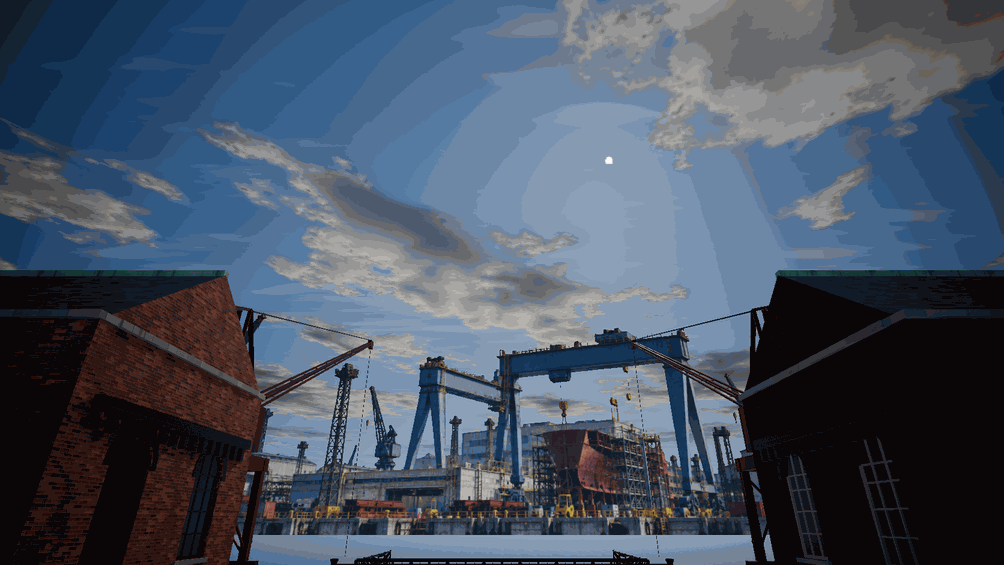
#> input picture Tools/lowtide_bridge_source.png, 1004 x 565 px
$ python lowtide_bridge.py --source ../output/lowtide/sky-pass/lowtide_cloud_drift.gif
#> lines starting #> are read from the running program, lines starting #| are printed output that depends on the picture
### Tools/building_textures.py
"""
Materials for Ridgeback's buildings, drawn from scratch with numpy and PIL like the ground's (Tools/terrain_textures.py,
whose tileable noise this borrows): lime render, whitewash, concrete, floorboards, quarry tiles, clay roof tiles,
painted wood, board shutters, brick and galvanised metal. Every map tiles.

Belltower (Tools/belltower_map.py) adds dressed stone, rubble walls, granite setts, flagstones, window glass, striped
awning canvas, sandbags, corrugated sheet, a roller shutter, painted iron, verdigris copper, raw planks, still water and a
clock face, more render colours, and the ground (gravel, soil, grass and rock) made from the terrain's own maps.

    python Tools/building_textures.py [name ...] [--sheet <png>]

- Writes Assets/materials/buildings/<texture>_normal.png and _rough.png, then a _color.png and a .vmat
  (shaders/complex.shader) for each of the texture's paints (PAINTS): the render comes in the walls' ochre and a pale
  trim colour, the painted wood in white, brown and green.
- A texture repeats every TILE_UNITS[texture] units. The buildings' UVs (Tools/ridgeback_buildings.py) are world-scale,
  so a brick is a brick's size on any wall.
- Normals are OpenGL style (green up the picture), as s&box's model shader reads them. Pictures run down the wall:
  row 0 is the top, so rain streaks and roof tile edges point the right way.
- Cavities (mortar, board gaps, the shadow under a roof tile's edge) are darkened in the colour itself, since the
  model shader gets no ambient occlusion map from these.
- The clock face is a decal (DECALS): drawn once over the picture and mapped whole onto its polygon.
- glass_clear is the Town House's see-through window glass, a decal mapped once across each pane, on glass.shader
  instead (SEE_THROUGH). Belltower's "glass" is opaque, for shut windows nobody sees into.
- --sheet writes each paint tiled 2x2 and lit from the top left, beside its height map, for checking.
"""
import argparse
import math
from pathlib import Path

import numpy as np
from PIL import Image, ImageDraw
from scipy import ndimage

import terrain_textures as T

ROOT = Path( __file__ ).resolve().parent.parent
OUT_DIR = ROOT / "Assets/materials/buildings"
RESOURCE_DIR = "materials/buildings"
DEFAULT_AO = "materials/default/default_ao.tga"

# Units (inches) each texture covers before it repeats.
TILE_UNITS = {
    "render": 256.0,
    "whitewash": 128.0,
    "concrete": 128.0,
    "floorboards": 128.0,
    "quarry_tiles": 64.0,
    "roof_tiles": 128.0,
    "painted_wood": 64.0,
    "shutter_boards": 64.0,
    "brick": 64.0,
    "metal": 32.0,
    # Belltower's
    "ashlar": 128.0,
    "rubble": 128.0,
    "setts": 64.0,
    "flagstones": 192.0,
    "glass": 64.0,
    "canvas": 64.0,
    "sandbags": 48.0,
    "corrugated": 64.0,
    "roller": 64.0,
    "iron": 32.0,
    "copper": 64.0,
    "planks": 96.0,
    "water": 128.0,
    "clock": 64.0,
    "gravel": 64.0,
    "soil": 128.0,
    "lawn": 96.0,
    "rock": 256.0,
    "hedge": 48.0,
    "slate": 96.0,
    # The Town House's window panes (a decal: one pane's size)
    "glass_clear": 16.0,
}


# ---------------------------------------------------------------------------------------------------------------------
# Helpers

def unit( a ):
    return ( a - a.mean() ) / a.std()


def stretched( rng, n, beta, fmin, fmax, sigma ):
    """ Tileable noise blurred more one way than the other (sigma = rows, columns): grain, streaks. """
    return unit( ndimage.gaussian_filter( T.spectral( rng, n, beta, fmin, fmax ), sigma, mode="wrap" ) )


# [4 lines left out: function paint, not called in this run]


def mix( a, b, t ):
    return a + ( b - a ) * t[..., None]


def per_cell( values, index ):
    """ values[index], broadcasting a colour or number per cell out to the picture. """
    return np.asarray( values )[index]


class Mask:
    """ Strokes and dots drawn at ss times the size on a canvas three tiles across, folded back into one tile so they
    wrap at the edges. Coordinates are tile pixels and may run a tile past either edge. """

    # [4 lines left out: function __init__, not called in this run]

    def _p( self, x, y ):
        return ( ( x + self.n ) * self.ss, ( y + self.n ) * self.ss )

    def line( self, points, width, value=1.0 ):
        self.draw.line( [ self._p( x, y ) for x, y in points ], fill=int( value * 255 ),
                        width=max( 1, int( round( width * self.ss ) ) ), joint="curve" )

    def ellipse( self, x, y, rx, ry, value=1.0 ):
        ( x0, y0 ), ( x1, y1 ) = self._p( x - rx, y - ry ), self._p( x + rx, y + ry )
        self.draw.ellipse( ( x0, y0, x1, y1 ), fill=int( value * 255 ) )

    # [25 lines left out: functions result, cracks, not called in this run]


def rounded_edges( distance, width ):
    """ 0 at an edge rising to 1 width px in: the bevel on a board, tile or brick. """
    return T.smoothstep( 0.0, width, distance )


# [221 lines left out: functions gl_normals, render, whitewash, concrete, floorboards, quarry_tiles and 1 more, not called in this run]


def wood_grain( rng, n ):
    """ Grain running down the picture. """
    return stretched( rng, n, 2.0, 3, 256, ( 30.0, 0.8 ) )


PAINT_COLOURS = { "white": ( 232, 228, 216 ), "brown": ( 88, 60, 42 ), "green": ( 66, 96, 70 ),
                  "blue": ( 64, 94, 124 ), "red": ( 124, 50, 42 ) }


# [28 lines left out: function painted, not called in this run]


def painted_wood( rng, n ):
    colours, rough, height, strength = painted( rng, n, False )
    return { f"trim_{k}": v for k, v in colours.items() }, rough, height, strength


def shutter_boards( rng, n ):
    colours, rough, height, strength = painted( rng, n, True )
    return { f"shutter_{k}": v for k, v in colours.items() if k != "white" }, rough, height, strength


# [88 lines left out: functions brick, metal, coursed, tones, not called in this run]


def shade( tone, lum ):
    """ Per-px sRGB colours lit by lum (linear). """
    return T.linear_to_srgb( T.srgb_to_linear( tone ) * lum[..., None] )


ASHLAR = {
    "ashlar": [ ( 200, 188, 162 ), ( 186, 174, 150 ), ( 210, 200, 176 ), ( 178, 166, 144 ), ( 194, 178, 150 ) ],
    "ashlar_grey": [ ( 152, 152, 148 ), ( 140, 141, 139 ), ( 162, 160, 154 ), ( 130, 132, 132 ), ( 146, 142, 136 ) ],
}


# [193 lines left out: functions ashlar, rubble, setts, flagstones, glass, glass_clear, not called in this run]


CANVAS = { "canvas_red": ( 158, 46, 42 ), "canvas_green": ( 42, 100, 66 ), "canvas_blue": ( 40, 78, 132 ) }


# [126 lines left out: functions canvas, sandbags, corrugated, roller, iron, copper, not called in this run]


PLANKS = {
    "planks": [ ( 146, 136, 120 ), ( 132, 124, 110 ), ( 158, 146, 126 ), ( 120, 114, 104 ) ],
    "planks_dark": [ ( 92, 64, 44 ), ( 80, 56, 40 ), ( 102, 72, 50 ), ( 72, 52, 38 ) ],
}


# [145 lines left out: functions planks, water, clock, hedge, slate, not called in this run]


def from_terrain( draw, paint_name ):
    """ One of Tools/terrain_textures.py's grounds as a model material: the same maps, with this file's OpenGL normals. """
    def texture( rng, n ):
        colour, rough, height, ao, strength = draw( rng, n )
        return { paint_name: colour }, rough, height, strength
    return texture


TEXTURES = {
    # name: ( draw, size px, seed, metalness )
    "render": ( render, 1024, 11, 0.0 ),
    "whitewash": ( whitewash, 512, 12, 0.0 ),
    "concrete": ( concrete, 512, 13, 0.0 ),
    "floorboards": ( floorboards, 1024, 14, 0.0 ),
    "quarry_tiles": ( quarry_tiles, 512, 15, 0.0 ),
    "roof_tiles": ( roof_tiles, 1024, 16, 0.0 ),
    "painted_wood": ( painted_wood, 512, 17, 0.0 ),
    "shutter_boards": ( shutter_boards, 512, 18, 0.0 ),
    "brick": ( brick, 512, 19, 0.0 ),
    "metal": ( metal, 256, 20, 0.75 ),
    # Belltower's
    "ashlar": ( ashlar, 1024, 21, 0.0 ),
    "rubble": ( rubble, 512, 22, 0.0 ),
    "setts": ( setts, 512, 23, 0.0 ),
    "flagstones": ( flagstones, 1024, 24, 0.0 ),
    "glass": ( glass, 256, 25, 0.0 ),
    "canvas": ( canvas, 512, 26, 0.0 ),
    "sandbags": ( sandbags, 512, 27, 0.0 ),
    "corrugated": ( corrugated, 512, 28, 0.3 ),
    "roller": ( roller, 512, 29, 0.0 ),
    "iron": ( iron, 256, 30, 0.0 ),
    "copper": ( copper, 512, 31, 0.0 ),
    "planks": ( planks, 512, 32, 0.0 ),
    "water": ( water, 512, 33, 0.0 ),
    "clock": ( clock, 512, 34, 0.0 ),
    "hedge": ( hedge, 512, 35, 0.0 ),
    "slate": ( slate, 512, 36, 0.0 ),
    "gravel": ( from_terrain( T.gravel, "gravel" ), 512, 37, 0.0 ),
    "soil": ( from_terrain( T.dirt, "soil" ), 1024, 38, 0.0 ),
    "lawn": ( from_terrain( T.meadow, "lawn" ), 1024, 39, 0.0 ),
    "rock": ( from_terrain( T.rock, "rock" ), 1024, 41, 0.0 ),
    # The Town House's
    "glass_clear": ( glass_clear, 512, 40, 0.0 ),
}

# Each paint's texture, so the buildings' script can find a paint's tile size.
PAINTS = {
    "render_ochre": "render", "render_pale": "render", "whitewash": "whitewash", "concrete": "concrete",
    "floorboards": "floorboards", "quarry_tiles": "quarry_tiles", "roof_tiles": "roof_tiles",
    "trim_white": "painted_wood", "trim_brown": "painted_wood", "trim_green": "painted_wood",
    "shutter_brown": "shutter_boards", "shutter_green": "shutter_boards", "brick": "brick", "metal": "metal",
    # Belltower's
    "render_rose": "render", "render_blue": "render", "render_cream": "render", "render_sage": "render",
    "render_terracotta": "render", "clay_pot": "render", "trim_blue": "painted_wood", "trim_red": "painted_wood",
    "shutter_blue": "shutter_boards", "shutter_red": "shutter_boards", "ashlar": "ashlar", "ashlar_grey": "ashlar",
    "rubble": "rubble", "setts": "setts", "flagstones": "flagstones", "glass": "glass", "canvas_red": "canvas",
    "canvas_green": "canvas", "canvas_blue": "canvas", "canvas_plain": "canvas", "sandbags": "sandbags",
    "corrugated": "corrugated", "roller_grey": "roller", "roller_green": "roller", "iron_black": "iron",
    "iron_green": "iron", "copper": "copper", "copper_brown": "copper", "planks": "planks", "planks_dark": "planks", "water": "water",
    "clock": "clock", "hedge": "hedge", "slate": "slate", "gravel": "gravel", "soil": "soil", "lawn": "lawn",
    "rock": "rock",
    # The Town House's
    "glass_clear": "glass_clear",
}

# Paints drawn once over their polygon (map_kit maps their UVs 0..1 across it) instead of repeating at world scale.
DECALS = { "clock", "glass_clear" }

# See-through paints, on glass.shader instead of complex.shader, with the shader's AlbedoAbsorption: how opaque the
# rough (dirty) parts are.
SEE_THROUGH = { "glass_clear": 0.8 }


def material_path( paint_name ):
    return f"{RESOURCE_DIR}/{paint_name}.vmat"


def tile_units( paint_name ):
    return TILE_UNITS[PAINTS[paint_name]]


# ---------------------------------------------------------------------------------------------------------------------
# Writing

def save_grey( path, a ):
    Image.fromarray( np.clip( np.rint( a * 255 ), 0, 255 ).astype( np.uint8 ), "L" ).save( path, optimize=True )


def save_rgb( path, a ):
    Image.fromarray( np.clip( np.rint( a ), 0, 255 ).astype( np.uint8 ), "RGB" ).save( path, optimize=True )


# [119 lines left out: functions vmat, glass_vmat, write_texture, lit, write_sheet, main, not called in this run]


# [2 lines that do not run on import are left out]

### Tools/lowtide_bridge.py
"""Lowtide footbridge: generated weathered timber, full-width boards and matching surface maps."""

import argparse
import hashlib
import json
import re
import shutil
import uuid
from pathlib import Path

import numpy as np
from PIL import Image
from scipy import ndimage
from scipy.signal import find_peaks

import map_kit as K

SOURCE = K.ROOT / "Tools/lowtide_bridge_source.png"
DIRECTORY = K.ASSETS / "materials/lowtide"
RESOURCE = "materials/lowtide/lt_bridge_deck"
PAINT = "lt_bridge_deck"
BOARD_WIDTH = 6.0
TILE_UNITS = 96.0


# [4 lines left out: function metadata, not called in this run]


def atlas_layout():
    image = np.asarray(Image.open(SOURCE).convert("RGB"))
    height, width = image.shape[:2]
#> height = 565; width = 1004
    luminance = image.astype(float).mean(axis=2) / 255
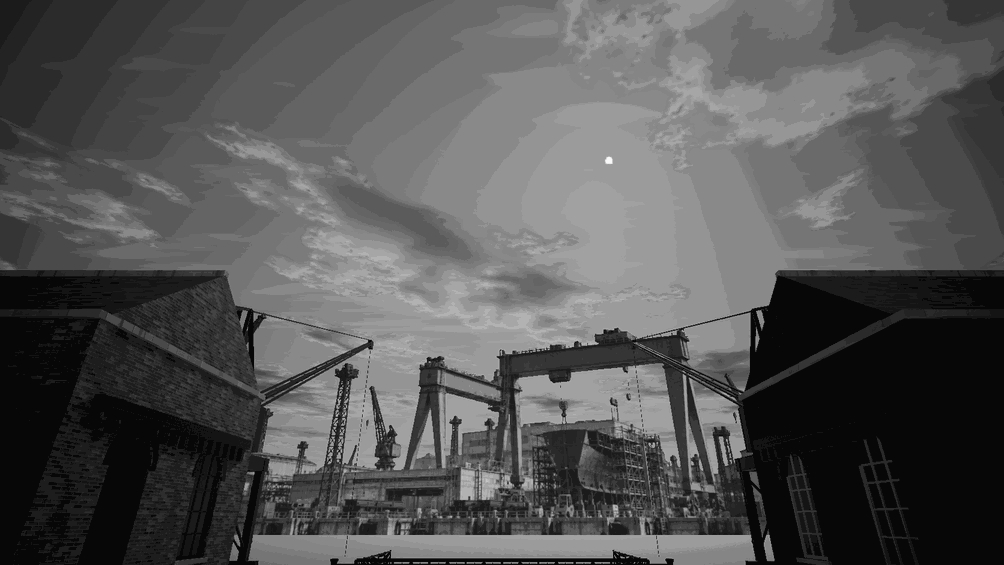
#> luminance: shape (565, 1004) float64; min 0.0275, max 0.978, mean 0.333
    seams, _ = find_peaks(-luminance[:, width // 12:-width // 12].mean(axis=1),
                          distance=height / 28, prominence=.05)
#> seams = [359, 522, 561]
    seams = seams[(seams > height * .035) & (seams < height * .965)]
#> seams = [359, 522]
    rows = [(int(a), int(b)) for a, b in zip(seams[:-1], seams[1:])
            if height / 25 < b - a < height / 8]
#> rows = []
    if len(rows) < 8:
#> (the run stopped early here; a loop or call above may not have finished)

$ run again, on Tools/lowtide_bridge_source.png
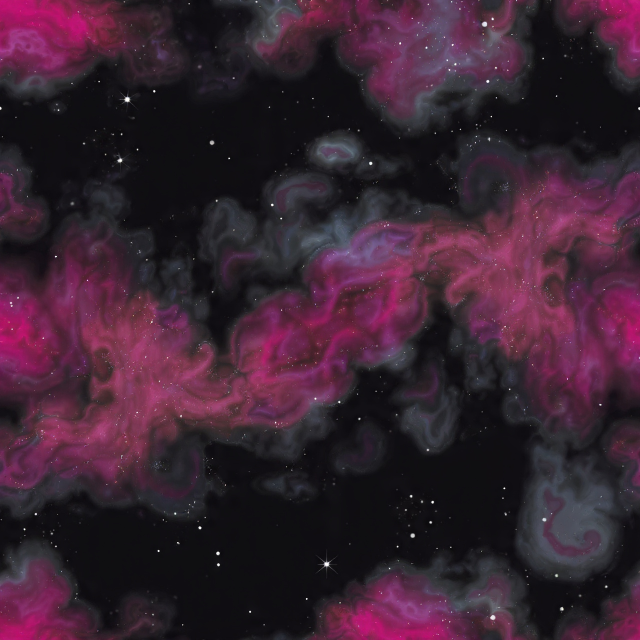
#> input picture Tools/lowtide_bridge_source.png, 1280 x 1280 px (shown at 1/2 size)
#> in atlas_layout, image is the input picture: shape (1280, 1280, 3); mean R, G, B 58.3, 34.3, 49.4
#> in atlas_layout, `luminance = image.astype(float).mean(axis=2) / 255`:
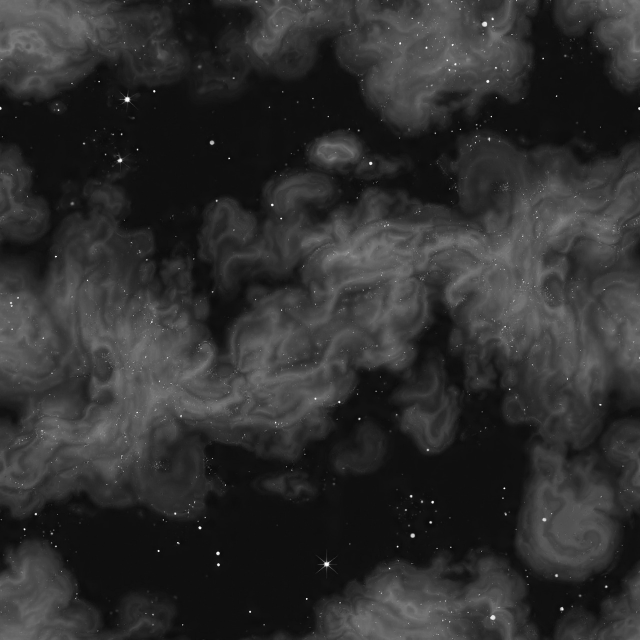
#> luminance: shape (1280, 1280) float64 (shown at 1/2 size); min 0, max 1, mean 0.186
#> seams = [254, 1098]
#> rows = []

$ run again, on Tools/lowtide_bridge_source.png
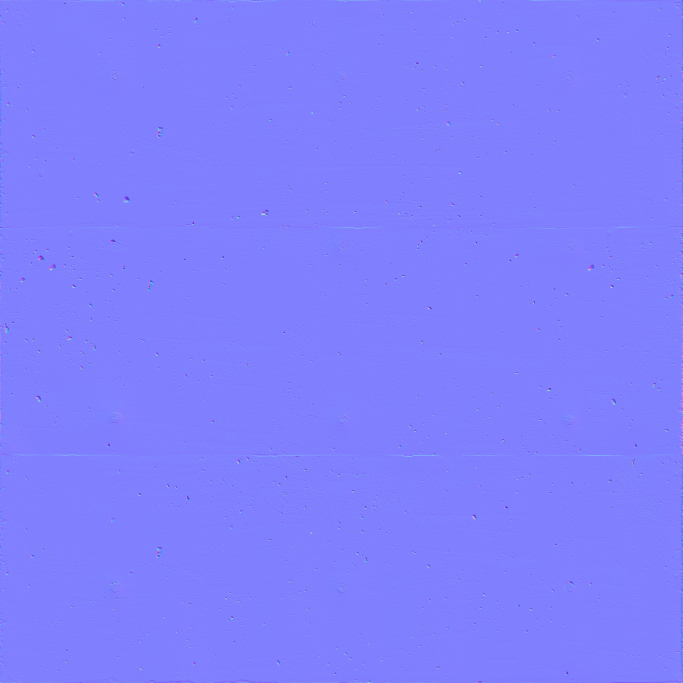
#> input picture Tools/lowtide_bridge_source.png, 2048 x 2048 px (shown at 1/3 size)
#> in atlas_layout, image is the input picture: shape (2048, 2048, 3); mean R, G, B 128.1, 127.9, 254
#> in atlas_layout, `luminance = image.astype(float).mean(axis=2) / 255`:
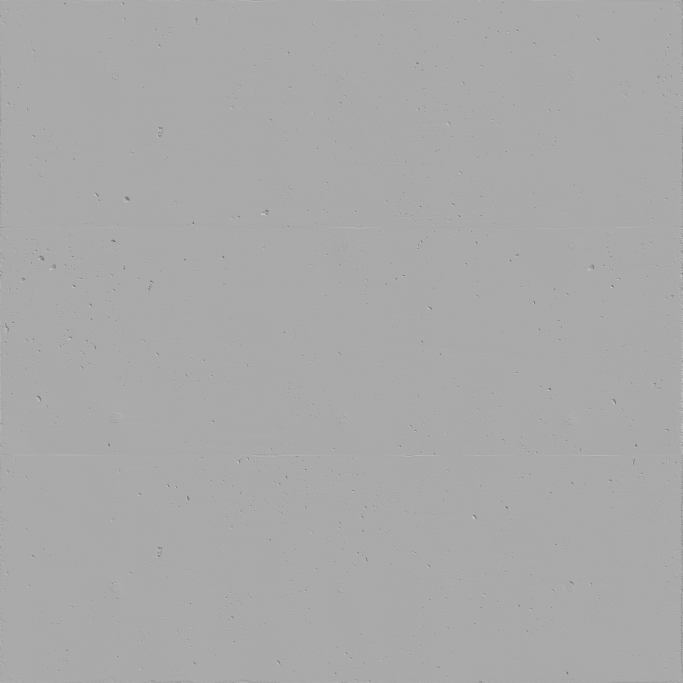
#> luminance: shape (2048, 2048) float64 (shown at 1/3 size); min 0.312, max 0.854, mean 0.667
#> seams = empty array
#> rows = []
